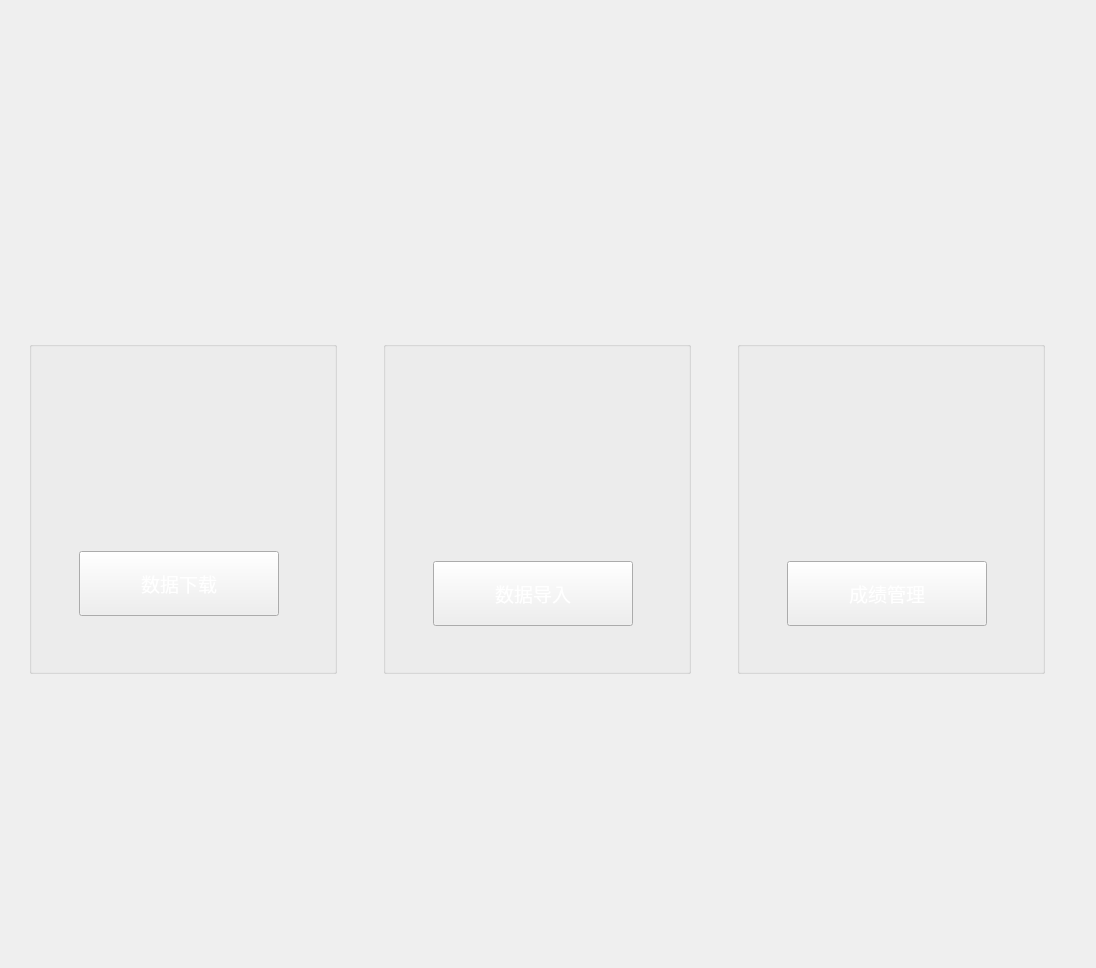
   <widget class="QWidget" name="page_3">
    <layout class="QVBoxLayout" name="verticalLayout_6">
     <item>
      <layout class="QHBoxLayout" name="horizontalLayout_12"/>
     </item>
     <item>
      <spacer name="verticalSpacer_23">
       <property name="orientation">
        <enum>Qt::Vertical</enum>
       </property>
       <property name="sizeType">
        <enum>QSizePolicy::Maximum</enum>
       </property>
       <property name="sizeHint" stdset="0">
        <size>
         <width>20</width>
         <height>330</height>
        </size>
       </property>
      </spacer>
     </item>
     <item>
      <layout class="QHBoxLayout" name="horizontalLayout_13">
       <item>
        <spacer name="horizontalSpacer_8">
         <property name="orientation">
          <enum>Qt::Horizontal</enum>
         </property>
         <property name="sizeHint" stdset="0">
          <size>
           <width>18</width>
           <height>20</height>
          </size>
         </property>
        </spacer>
       </item>
       <item>
        <widget class="QGroupBox" name="gbDataDownload">
         <property name="minimumSize">
          <size>
           <width>308</width>
           <height>333</height>
          </size>
         </property>
         <property name="title">
          <string/>
         </property>
         <widget class="QLabel" name="lbStartTestPic_2">
          <property name="geometry">
           <rect>
            <x>90</x>
            <y>50</y>
            <width>122</width>
            <height>138</height>
           </rect>
          </property>
          <property name="minimumSize">
           <size>
            <width>122</width>
            <height>138</height>
           </size>
          </property>
          <property name="styleSheet">
           <string notr="true">border-image: url(:/resource/images/mainform/dataDownloadPng.png);</string>
          </property>
          <property name="text">
           <string/>
          </property>
         </widget>
         <widget class="QPushButton" name="pbDataDownload">
          <property name="geometry">
           <rect>
            <x>50</x>
            <y>210</y>
            <width>200</width>
            <height>65</height>
           </rect>
          </property>
          <property name="minimumSize">
           <size>
            <width>200</width>
            <height>65</height>
           </size>
          </property>
          <property name="font">
           <font>
            <family>Microsoft YaHei</family>
            <pointsize>14</pointsize>
           </font>
          </property>
          <property name="styleSheet">
           <string notr="true">color: rgb(255, 255, 255);</string>
          </property>
          <property name="text">
           <string>数据下载</string>
          </property>
         </widget>
        </widget>
       </item>
       <item>
        <spacer name="horizontalSpacer_11">
         <property name="orientation">
          <enum>Qt::Horizontal</enum>
         </property>
         <property name="sizeHint" stdset="0">
          <size>
           <width>40</width>
           <height>20</height>
          </size>
         </property>
        </spacer>
       </item>
       <item>
        <widget class="QGroupBox" name="gbDataImport">
         <property name="minimumSize">
          <size>
           <width>308</width>
           <height>333</height>
          </size>
         </property>
         <property name="title">
          <string/>
         </property>
         <widget class="QLabel" name="lbDataManage_2">
          <property name="geometry">
           <rect>
            <x>90</x>
            <y>40</y>
            <width>122</width>
            <height>138</height>
           </rect>
          </property>
          <property name="minimumSize">
           <size>
            <width>122</width>
            <height>138</height>
           </size>
          </property>
          <property name="styleSheet">
           <string notr="true">border-image: url(:/resource/images/mainform/dataImportPng.png);</string>
          </property>
          <property name="text">
           <string/>
          </property>
         </widget>
         <widget class="QPushButton" name="pbDataImport">
          <property name="geometry">
           <rect>
            <x>50</x>
            <y>220</y>
            <width>200</width>
            <height>65</height>
           </rect>
          </property>
          <property name="minimumSize">
           <size>
            <width>200</width>
            <height>65</height>
           </size>
          </property>
          <property name="font">
           <font>
            <family>Microsoft YaHei</family>
            <pointsize>14</pointsize>
           </font>
          </property>
          <property name="styleSheet">
           <string notr="true">color: rgb(255, 255, 255);</string>
          </property>
          <property name="text">
           <string>数据导入</string>
          </property>
         </widget>
        </widget>
       </item>
       <item>
        <spacer name="horizontalSpacer_12">
         <property name="orientation">
          <enum>Qt::Horizontal</enum>
         </property>
         <property name="sizeHint" stdset="0">
          <size>
           <width>40</width>
           <height>20</height>
          </size>
         </property>
        </spacer>
       </item>
       <item>
        <widget class="QGroupBox" name="gbScoreManage">
         <property name="minimumSize">
          <size>
           <width>308</width>
           <height>333</height>
          </size>
         </property>
         <property name="title">
          <string/>
         </property>
         <widget class="QPushButton" name="pbScoreManage">
          <property name="geometry">
           <rect>
            <x>50</x>
            <y>220</y>
            <width>200</width>
            <height>65</height>
           </rect>
          </property>
          <property name="minimumSize">
           <size>
            <width>200</width>
            <height>65</height>
           </size>
          </property>
          <property name="font">
           <font>
            <family>Microsoft YaHei</family>
            <pointsize>14</pointsize>
           </font>
          </property>
          <property name="styleSheet">
           <string notr="true">color: rgb(255, 255, 255);</string>
          </property>
          <property name="text">
           <string>成绩管理</string>
          </property>
         </widget>
         <widget class="QLabel" name="lbDataManagePic_2">
          <property name="geometry">
           <rect>
            <x>90</x>
            <y>50</y>
            <width>122</width>
            <height>123</height>
           </rect>
          </property>
          <property name="minimumSize">
           <size>
            <width>122</width>
            <height>123</height>
           </size>
          </property>
          <property name="styleSheet">
           <string notr="true">border-image: url(:/resource/images/mainform/scoreManagePng.png);</string>
          </property>
          <property name="text">
           <string/>
          </property>
         </widget>
        </widget>
       </item>
       <item>
        <spacer name="horizontalSpacer_13">
         <property name="orientation">
          <enum>Qt::Horizontal</enum>
         </property>
         <property name="sizeHint" stdset="0">
          <size>
           <width>40</width>
           <height>20</height>
          </size>
         </property>
        </spacer>
       </item>
      </layout>
     </item>
     <item>
      <spacer name="verticalSpacer_5">
       <property name="orientation">
        <enum>Qt::Vertical</enum>
       </property>
       <property name="sizeHint" stdset="0">
        <size>
         <width>20</width>
         <height>283</height>
        </size>
       </property>
      </spacer>
     </item>
    </layout>
   </widget>
